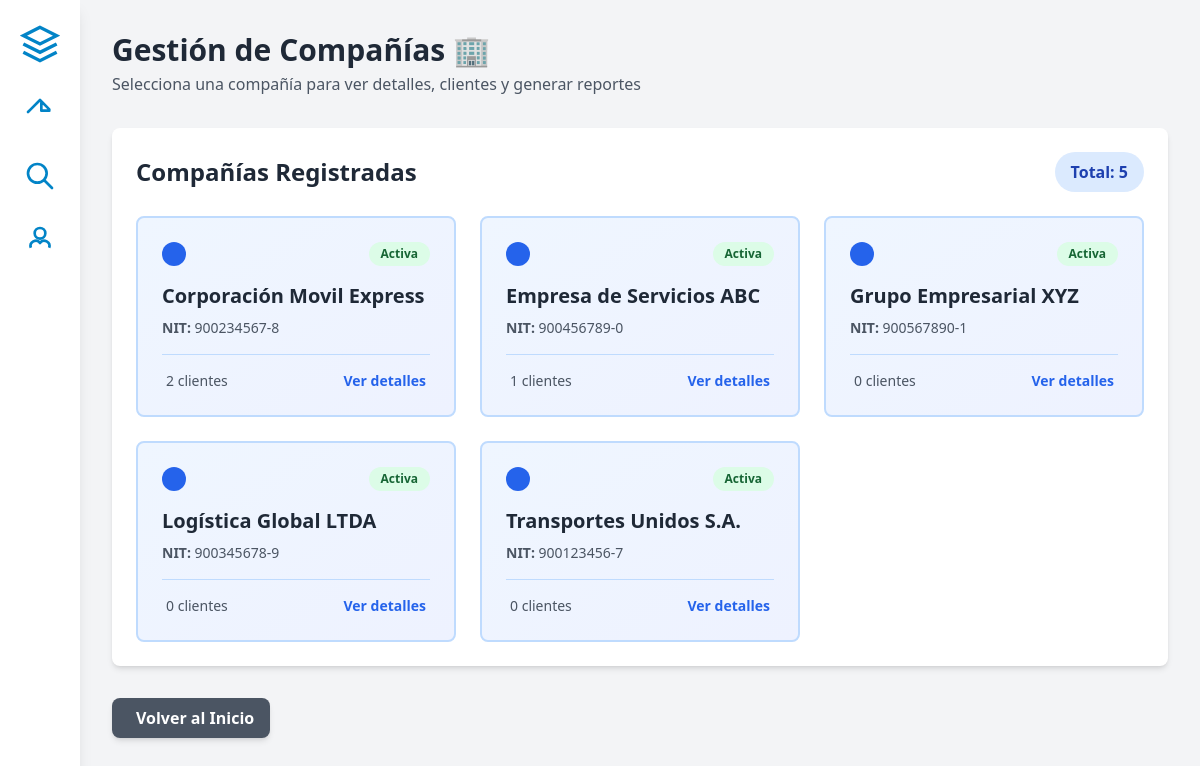
The app's page /companias/ (signed in), older data.
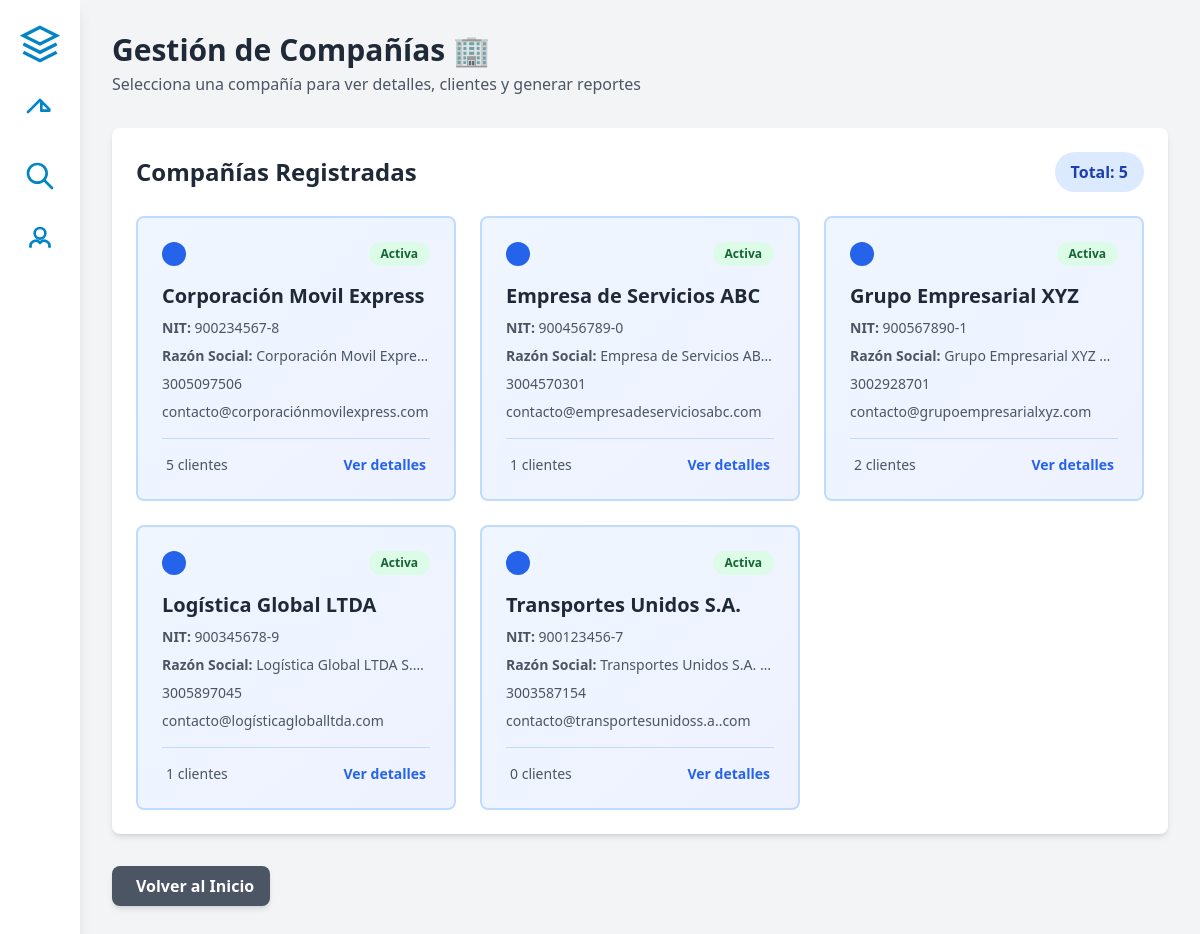
The same page, newer data.
### src/models/models.py (models this page shows, shortened)
class Compania(models.Model):
    nombre = models.CharField(max_length=100, unique=True, verbose_name="Nombre de la Compañía")
    razon_social = models.CharField(max_length=150, blank=True, default='', verbose_name="Razón Social")
    nit = models.CharField(max_length=20, unique=True, verbose_name="NIT")
    direccion = models.CharField(max_length=200, blank=True, default='', verbose_name="Dirección")
    telefono = models.CharField(
        max_length=10,
        blank=True,
        default='',
        validators=[RegexValidator(r'^[0-9]{10}$', 'El teléfono debe tener 10 dígitos')],
        verbose_name="Teléfono"
    )
    email_corporativo = models.EmailField(blank=True, default='', verbose_name="Email Corporativo")
    persona_contacto = models.CharField(max_length=100, blank=True, default='', verbose_name="Persona de Contacto")
    fecha_membresia = models.DateField(null=True, blank=True, verbose_name="Fecha de Membresía")
    ESTADO_CUENTA_CHOICES = [
        ('Activa', 'Activa'),
        ('Suspendida', 'Suspendida'),
        ('Morosa', 'Morosa'),
        ('Cancelada', 'Cancelada'),
    ]
    estado_cuenta = models.CharField(
        max_length=20,
        choices=ESTADO_CUENTA_CHOICES,
        default='Activa',
        verbose_name="Estado de Cuenta"
    )
    estado = models.BooleanField(default=True, verbose_name="Activa")
    fecha_creacion = models.DateTimeField(auto_now_add=True, verbose_name="Fecha de Creación")
    class Meta:
        db_table = 'compania'
        verbose_name = 'Compañía'
        verbose_name_plural = 'Compañías'
        ordering = ['nombre']
        indexes = [
            models.Index(fields=['nit']),
            models.Index(fields=['estado_cuenta']),
        ]

class Cliente(models.Model):
    user = models.OneToOneField(
        User,
        on_delete=models.CASCADE,
        related_name='cliente',
        verbose_name="Usuario"
    )
    segundo_nombre = models.CharField(
        max_length=30,
        blank=True,
        null=True,
        verbose_name="Segundo Nombre"
    )
    segundo_apellido = models.CharField(
        max_length=30,
        blank=True,
        null=True,
        verbose_name="Segundo Apellido"
    )
    TIPO_DOCUMENTO_CHOICES = [
        ('CC', 'Cédula de Ciudadanía'),
        ('CE', 'Cédula de Extranjería'),
        ('PAS', 'Pasaporte'),
    ]
    tipo_documento = models.CharField(
        max_length=3,
        choices=TIPO_DOCUMENTO_CHOICES,
        verbose_name="Tipo de Documento"
    )
    numero_documento = models.CharField(
        max_length=15,
        unique=True,
        validators=[RegexValidator(r'^[0-9]+$', 'Solo se permiten números')],
        verbose_name="Número de Documento"
    )
    telefono_validator = RegexValidator(
        regex=r'^[0-9]{10}$',
        message='El teléfono debe tener 10 dígitos'
    )
    telefono = models.CharField(
        max_length=10,
        validators=[telefono_validator],
        verbose_name="Teléfono"
    )
    compania = models.ForeignKey(
        Compania,
        on_delete=models.CASCADE,
        related_name='clientes',
        verbose_name="Compañía Asociada"
    )
    cargo = models.CharField(
        max_length=50,
        blank=True,
        null=True,
        verbose_name="Cargo/Posición"
    )
    fecha_registro = models.DateTimeField(
        auto_now_add=True,
        verbose_name="Fecha de Registro"
    )
    activo = models.BooleanField(
        default=True,
        verbose_name="Activo"
    )
    class Meta:
        db_table = 'cliente'
        verbose_name = 'Cliente'
        verbose_name_plural = 'Clientes'
        ordering = ['-fecha_registro']
        indexes = [
            models.Index(fields=['numero_documento']),
            models.Index(fields=['compania']),
        ]

### src/views/views.py (the view)
# urls.py: path('companias/', views.companies_list, name='companies_list'),
@login_required
def companies_list(request):
    companias = Compania.objects.filter(estado=True).order_by('nombre')
    return render(request, 'compañias/companies_list.html', {'companias': companias})

### src/templates/compañias/companies_list.html (shortened to what this page needs)
{% extends "base.html" %}
{% block page_title %}
Gestión de Compañías 🏢
{% endblock %}
{% block page_subtitle %}
Selecciona una compañía para ver detalles, clientes y generar reportes
{% endblock %}
{% block content %}
<section class="mb-8">
    <div class="bg-white rounded-lg shadow-md p-6">
        <div class="flex justify-between items-center mb-6">
            <h2 class="text-2xl font-bold text-gray-800">Compañías Registradas</h2>
            <span class="bg-blue-100 text-blue-800 px-4 py-2 rounded-full font-semibold">
                Total: {{ companias|length }}
            </span>
        </div>
        {% if companias %}
        <div class="grid grid-cols-1 md:grid-cols-2 lg:grid-cols-3 gap-6">
            {% for compania in companias %}
            <a href="{% url 'company_detail' compania.id %}"
               class="block bg-gradient-to-br from-blue-50 to-indigo-50 border-2 border-blue-200 hover:border-blue-400 rounded-lg p-6 transition-all duration-300 transform hover:scale-105 hover:shadow-xl">
                <div class="flex justify-between items-start mb-4">
                    <div class="bg-blue-600 rounded-full p-3">
                    </div>
                    <span class="px-3 py-1 rounded-full text-xs font-semibold
                        {% if compania.estado_cuenta == 'Activa' %}
                            bg-green-100 text-green-800
                        {% elif compania.estado_cuenta == 'Suspendida' %}
                            bg-yellow-100 text-yellow-800
                        {% elif compania.estado_cuenta == 'Morosa' %}
                            bg-red-100 text-red-800
                        {% else %}
                            bg-gray-100 text-gray-800
                        {% endif %}">
                        {{ compania.estado_cuenta }}
                    </span>
                </div>
                <h3 class="text-xl font-bold text-gray-800 mb-2 truncate" title="{{ compania.nombre }}">
                    {{ compania.nombre }}
                </h3>
                <div class="space-y-2 mb-4">
                    <p class="text-sm text-gray-600">
                        <span class="font-semibold">NIT:</span> {{ compania.nit }}
                    </p>
                    {% if compania.razon_social %}
                    <p class="text-sm text-gray-600 truncate" title="{{ compania.razon_social }}">
                        <span class="font-semibold">Razón Social:</span> {{ compania.razon_social }}
                    </p>
                    {% endif %}
                    {% if compania.telefono %}
                    <p class="text-sm text-gray-600">
                        {{ compania.telefono }}
                    </p>
                    {% endif %}
                    {% if compania.email_corporativo %}
                    <p class="text-sm text-gray-600 truncate" title="{{ compania.email_corporativo }}">
                        {{ compania.email_corporativo }}
                    </p>
                    {% endif %}
                </div>
                <div class="flex items-center justify-between pt-4 border-t border-blue-200">
                    <span class="text-sm text-gray-600">
                        {{ compania.clientes.all|length }} clientes
                    </span>
                    <span class="text-blue-600 font-semibold text-sm">
                        Ver detalles
                    </span>
                </div>
            </a>
            {% endfor %}
        </div>
        {% else %}
        <div class="text-center py-12">
            <i class="fas fa-building text-gray-300 text-6xl mb-4"></i>
            <p class="text-gray-600 text-lg">No hay compañías registradas en el sistema</p>
            <p class="text-gray-500 text-sm mt-2">Las compañías aparecerán aquí una vez sean creadas</p>
        </div>
        {% endif %}
    </div>
</section>
<section class="mb-8">
    <a href="{% url 'home' %}"
       class="inline-flex items-center bg-gray-600 hover:bg-gray-700 text-white font-semibold py-2 px-4 rounded-lg shadow-md transition">
        Volver al Inicio
    </a>
</section>
{% endblock %}

### src/templates/base.html (shortened to what this page needs)
{% load static %}
<!DOCTYPE html>
<html lang="es">
<head>
  <script src="https://cdn.tailwindcss.com"></script>
</head>
<body class="bg-gray-100 min-h-screen flex">
  <aside class="w-20 bg-white shadow-lg flex flex-col items-center py-6 space-y-8 z-50 relative">
    <svg class="w-10 h-10 text-sky-600" fill="none" stroke="currentColor" stroke-width="2" viewBox="0 0 24 24">
      <path d="M12 2L2 7l10 5 10-5-10-5z"></path>
      <path d="M2 17l10 5 10-5"></path>
      <path d="M2 12l10 5 10-5"></path>
    </svg>
    <a href="{% url 'home' %}" class="text-sky-600 hover:text-sky-800" title="Inicio">
      <svg class="w-8 h-8" fill="none" stroke="currentColor" stroke-width="2" viewBox="0 0 24 24">
        <path stroke-linecap="round" stroke-linejoin="round" d="M3 12l2-2m0 0l7-7 7 7M13 5v6h6"></path>
      </svg>
    </a>
    <a href="{% url 'driver_history' %}" class="text-sky-600 hover:text-sky-800" title="Buscar conductor">
      <svg class="w-8 h-8" fill="none" stroke="currentColor" stroke-width="2" viewBox="0 0 24 24">
        <path stroke-linecap="round" stroke-linejoin="round" d="M21 21l-6-6m2-5a7 7 0 11-14 0 7 7 0 0114 0z"></path>
      </svg>
    </a>
    <div class="relative">
      <button id="toggleProfile" class="text-sky-600 hover:text-sky-800" title="Perfil">
        <svg class="w-8 h-8" fill="none" stroke="currentColor" stroke-width="2" viewBox="0 0 24 24">
          <path d="M5.121 17.804A4 4 0 0112 14a4 4 0 016.879 3.804M12 14v1m0 4h.01"></path>
          <circle cx="12" cy="7" r="4"></circle>
        </svg>
      </button>
    </div>
  </aside>
  <div class="flex-1 p-8">
    <header class="mb-8">
      <h1 class="text-3xl font-bold text-gray-800">{% block page_title %}EVORY DRIVE{% endblock %}</h1>
      <p class="text-gray-600 mt-1">{% block page_subtitle %}Bienvenido{% endblock %}</p>
    </header>
    {% block content %}{% endblock %}
  </div>
</body>
</html>

Row changes from the older to the newer data that the page shows:
changed Compania "Corporación Movil Express": razon_social (not shown) → "Corporación Movil Expre…"; telefono (not shown) → "3005097506"; email_corporativo (not shown) → "contacto@corporaciónmovilexpress.com"; clientes.all|length "2" → "5"
changed Compania "Empresa de Servicios ABC": razon_social (not shown) → "Empresa de Servicios AB…"; telefono (not shown) → "3004570301"; email_corporativo (not shown) → "contacto@empresadeserviciosabc.com"
changed Compania "Grupo Empresarial XYZ": razon_social (not shown) → "Grupo Empresarial XYZ…"; telefono (not shown) → "3002928701"; email_corporativo (not shown) → "contacto@grupoempresarialxyz.com"; clientes.all|length "0" → "2"
changed Compania "Logística Global LTDA": razon_social (not shown) → "Logística Global LTDA S.…"; telefono (not shown) → "3005897045"; email_corporativo (not shown) → "contacto@logísticagloballtda.com"; clientes.all|length "0" → "1"
changed Compania "Transportes Unidos S.A.": razon_social (not shown) → "Transportes Unidos S.A.…"; telefono (not shown) → "3003587154"; email_corporativo (not shown) → "contacto@transportesunidoss.a..com"
